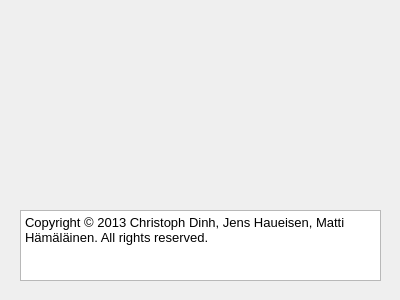
<?xml version="1.0" encoding="UTF-8"?>
<ui version="4.0">
 <class>SourceLabAboutWidgetClass</class>
 <widget class="QDialog" name="SourceLabAboutWidgetClass">
  <property name="geometry">
   <rect>
    <x>0</x>
    <y>0</y>
    <width>400</width>
    <height>300</height>
   </rect>
  </property>
  <property name="sizePolicy">
   <sizepolicy hsizetype="Fixed" vsizetype="Fixed">
    <horstretch>0</horstretch>
    <verstretch>0</verstretch>
   </sizepolicy>
  </property>
  <property name="minimumSize">
   <size>
    <width>400</width>
    <height>300</height>
   </size>
  </property>
  <property name="maximumSize">
   <size>
    <width>400</width>
    <height>300</height>
   </size>
  </property>
  <property name="windowTitle">
   <string>About Dummy Toolbox</string>
  </property>
  <widget class="QTextBrowser" name="textBrowser">
   <property name="geometry">
    <rect>
     <x>20</x>
     <y>210</y>
     <width>361</width>
     <height>71</height>
    </rect>
   </property>
   <property name="html">
    <string>&lt;!DOCTYPE HTML PUBLIC &quot;-//W3C//DTD HTML 4.0//EN&quot; &quot;http://www.w3.org/TR/REC-html40/strict.dtd&quot;&gt;
&lt;html&gt;&lt;head&gt;&lt;meta name=&quot;qrichtext&quot; content=&quot;1&quot; /&gt;&lt;style type=&quot;text/css&quot;&gt;
p, li { white-space: pre-wrap; }
&lt;/style&gt;&lt;/head&gt;&lt;body style=&quot; font-family:'MS Shell Dlg 2'; font-size:7.8pt; font-weight:400; font-style:normal;&quot;&gt;
&lt;table border=&quot;0&quot; style=&quot;-qt-table-type: root; margin-top:4px; margin-bottom:4px; margin-left:4px; margin-right:4px;&quot;&gt;
&lt;tr&gt;
&lt;td style=&quot;border: none;&quot;&gt;
&lt;p style=&quot; margin-top:0px; margin-bottom:0px; margin-left:0px; margin-right:0px; -qt-block-indent:0; text-indent:0px;&quot;&gt;&lt;span style=&quot; font-family:'Sans'; font-size:10pt;&quot;&gt;Copyright © 2013 Christoph Dinh, Jens Haueisen, Matti Hämäläinen. All rights reserved.&lt;/span&gt;&lt;/p&gt;&lt;/td&gt;&lt;/tr&gt;&lt;/table&gt;&lt;/body&gt;&lt;/html&gt;</string>
   </property>
  </widget>
 </widget>
 <layoutdefault spacing="6" margin="11"/>
 <resources/>
 <connections/>
</ui>
